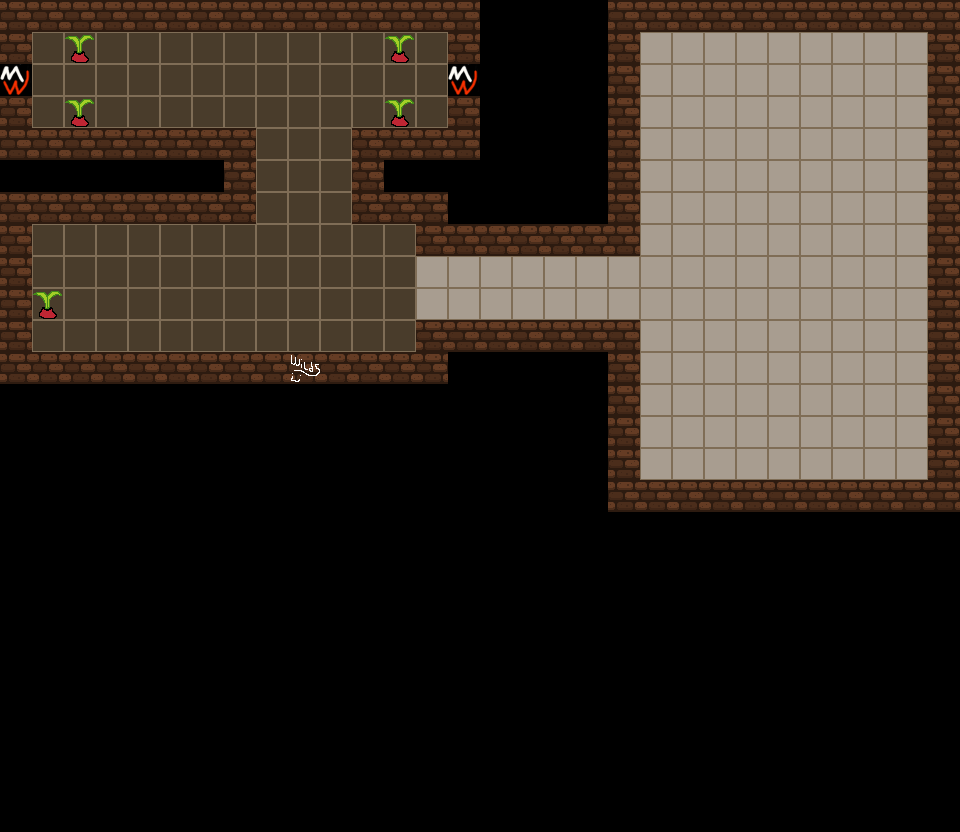

Tiled map render using the project's own tile images. Description and the whole map definition, tile-layer contents included, below:
An orthogonal 30x26 tile map with 32x32 px tiles, 3 tile layers (walls1, floor1, props), 2 tilesets and 18 objects (18x wall).

<map version="1.2" tiledversion="1.2.5" orientation="orthogonal" renderorder="right-down" width="30" height="26" tilewidth="32" tileheight="32" infinite="0" nextlayerid="17" nextobjectid="23">
 <properties>
  <property name="skyColor" type="color" value="#ff00aaff" />
 </properties>
 <tileset firstgid="1" name="basis" tilewidth="32" tileheight="32" tilecount="12" columns="4">
  <image source="../Tilesets/fps_tileset.png" width="128" height="96" />
 </tileset>
 <tileset firstgid="13" name="props" tilewidth="32" tileheight="32" tilecount="48" columns="8">
  <image source="../Tilesets/fps_props.png" width="256" height="192" />
  <tile id="3" type="Dungeon_Exit" />
 </tileset>
 <layer id="11" name="walls1" width="30" height="26">
  <data encoding="csv">
2,2,2,2,2,2,2,2,2,2,2,2,2,2,2,0,0,0,0,2,2,2,2,2,2,2,2,2,2,2,
2,0,0,0,0,0,0,0,0,0,0,0,0,0,2,0,0,0,0,2,0,0,0,0,0,0,0,0,0,2,
15,0,0,0,0,0,0,0,0,0,0,0,0,0,15,0,0,0,0,2,0,0,0,0,0,0,0,0,0,2,
2,0,0,0,0,0,0,0,0,0,0,0,0,0,2,0,0,0,0,2,0,0,0,0,0,0,0,0,0,2,
2,2,2,2,2,2,2,2,0,0,0,2,2,2,2,0,0,0,0,2,0,0,0,0,0,0,0,0,0,2,
0,0,0,0,0,0,0,2,0,0,0,2,0,0,0,0,0,0,0,2,0,0,0,0,0,0,0,0,0,2,
2,2,2,2,2,2,2,2,0,0,0,2,2,2,0,0,0,0,0,2,0,0,0,0,0,0,0,0,0,2,
2,0,0,0,0,0,0,0,0,0,0,0,0,2,2,2,2,2,2,2,0,0,0,0,0,0,0,0,0,2,
2,0,0,0,0,0,0,0,0,0,0,0,0,0,0,0,0,0,0,0,0,0,0,0,0,0,0,0,0,2,
2,0,0,0,0,0,0,0,0,0,0,0,0,0,0,0,0,0,0,0,0,0,0,0,0,0,0,0,0,2,
2,0,0,0,0,0,0,0,0,0,0,0,0,2,2,2,2,2,2,2,0,0,0,0,0,0,0,0,0,2,
2,2,2,2,2,2,2,2,2,3,2,2,2,2,0,0,0,0,0,2,0,0,0,0,0,0,0,0,0,2,
0,0,0,0,0,0,0,0,0,0,0,0,0,0,0,0,0,0,0,2,0,0,0,0,0,0,0,0,0,2,
0,0,0,0,0,0,0,0,0,0,0,0,0,0,0,0,0,0,0,2,0,0,0,0,0,0,0,0,0,2,
0,0,0,0,0,0,0,0,0,0,0,0,0,0,0,0,0,0,0,2,0,0,0,0,0,0,0,0,0,2,
0,0,0,0,0,0,0,0,0,0,0,0,0,0,0,0,0,0,0,2,2,2,2,2,2,2,2,2,2,2,
0,0,0,0,0,0,0,0,0,0,0,0,0,0,0,0,0,0,0,0,0,0,0,0,0,0,0,0,0,0,
0,0,0,0,0,0,0,0,0,0,0,0,0,0,0,0,0,0,0,0,0,0,0,0,0,0,0,0,0,0,
0,0,0,0,0,0,0,0,0,0,0,0,0,0,0,0,0,0,0,0,0,0,0,0,0,0,0,0,0,0,
0,0,0,0,0,0,0,0,0,0,0,0,0,0,0,0,0,0,0,0,0,0,0,0,0,0,0,0,0,0,
0,0,0,0,0,0,0,0,0,0,0,0,0,0,0,0,0,0,0,0,0,0,0,0,0,0,0,0,0,0,
0,0,0,0,0,0,0,0,0,0,0,0,0,0,0,0,0,0,0,0,0,0,0,0,0,0,0,0,0,0,
0,0,0,0,0,0,0,0,0,0,0,0,0,0,0,0,0,0,0,0,0,0,0,0,0,0,0,0,0,0,
0,0,0,0,0,0,0,0,0,0,0,0,0,0,0,0,0,0,0,0,0,0,0,0,0,0,0,0,0,0,
0,0,0,0,0,0,0,0,0,0,0,0,0,0,0,0,0,0,0,0,0,0,0,0,0,0,0,0,0,0,
0,0,0,0,0,0,0,0,0,0,0,0,0,0,0,0,0,0,0,0,0,0,0,0,0,0,0,0,0,0
</data>
 </layer>
 <layer id="12" name="floor1" width="30" height="26">
  <data encoding="csv">
0,0,0,0,0,0,0,0,0,0,0,0,0,0,0,0,0,0,0,0,0,0,0,0,0,0,0,0,0,0,
0,1,1,1,1,1,1,1,1,1,1,1,1,1,0,0,0,0,0,0,5,5,5,5,5,5,5,5,5,0,
0,1,1,1,1,1,1,1,1,1,1,1,1,1,0,0,0,0,0,0,5,5,5,5,5,5,5,5,5,0,
0,1,1,1,1,1,1,1,1,1,1,1,1,1,0,0,0,0,0,0,5,5,5,5,5,5,5,5,5,0,
0,0,0,0,0,0,0,0,1,1,1,0,0,0,0,0,0,0,0,0,5,5,5,5,5,5,5,5,5,0,
0,0,0,0,0,0,0,0,1,1,1,0,0,0,0,0,0,0,0,0,5,5,5,5,5,5,5,5,5,0,
0,0,0,0,0,0,0,0,1,1,1,0,0,0,0,0,0,0,0,0,5,5,5,5,5,5,5,5,5,0,
0,1,1,1,1,1,1,1,1,1,1,1,1,0,0,0,0,0,0,0,5,5,5,5,5,5,5,5,5,0,
0,1,1,1,1,1,1,1,1,1,1,1,1,5,5,5,5,5,5,5,5,5,5,5,5,5,5,5,5,0,
0,1,1,1,1,1,1,1,1,1,1,1,1,5,5,5,5,5,5,5,5,5,5,5,5,5,5,5,5,0,
0,1,1,1,1,1,1,1,1,1,1,1,1,0,0,0,0,0,0,0,5,5,5,5,5,5,5,5,5,0,
0,0,0,0,0,0,0,0,0,0,0,0,0,0,0,0,0,0,0,0,5,5,5,5,5,5,5,5,5,0,
0,0,0,0,0,0,0,0,0,0,0,0,0,0,0,0,0,0,0,0,5,5,5,5,5,5,5,5,5,0,
0,0,0,0,0,0,0,0,0,0,0,0,0,0,0,0,0,0,0,0,5,5,5,5,5,5,5,5,5,0,
0,0,0,0,0,0,0,0,0,0,0,0,0,0,0,0,0,0,0,0,5,5,5,5,5,5,5,5,5,0,
0,0,0,0,0,0,0,0,0,0,0,0,0,0,0,0,0,0,0,0,0,0,0,0,0,0,0,0,0,0,
0,0,0,0,0,0,0,0,0,0,0,0,0,0,0,0,0,0,0,0,0,0,0,0,0,0,0,0,0,0,
0,0,0,0,0,0,0,0,0,0,0,0,0,0,0,0,0,0,0,0,0,0,0,0,0,0,0,0,0,0,
0,0,0,0,0,0,0,0,0,0,0,0,0,0,0,0,0,0,0,0,0,0,0,0,0,0,0,0,0,0,
0,0,0,0,0,0,0,0,0,0,0,0,0,0,0,0,0,0,0,0,0,0,0,0,0,0,0,0,0,0,
0,0,0,0,0,0,0,0,0,0,0,0,0,0,0,0,0,0,0,0,0,0,0,0,0,0,0,0,0,0,
0,0,0,0,0,0,0,0,0,0,0,0,0,0,0,0,0,0,0,0,0,0,0,0,0,0,0,0,0,0,
0,0,0,0,0,0,0,0,0,0,0,0,0,0,0,0,0,0,0,0,0,0,0,0,0,0,0,0,0,0,
0,0,0,0,0,0,0,0,0,0,0,0,0,0,0,0,0,0,0,0,0,0,0,0,0,0,0,0,0,0,
0,0,0,0,0,0,0,0,0,0,0,0,0,0,0,0,0,0,0,0,0,0,0,0,0,0,0,0,0,0,
0,0,0,0,0,0,0,0,0,0,0,0,0,0,0,0,0,0,0,0,0,0,0,0,0,0,0,0,0,0
</data>
 </layer>
 <layer id="13" name="props" width="30" height="26">
  <data encoding="csv">
0,0,0,0,0,0,0,0,0,0,0,0,0,0,0,0,0,0,0,0,0,0,0,0,0,0,0,0,0,0,
0,0,13,0,0,0,0,0,0,0,0,0,13,0,0,0,0,0,0,0,0,0,0,0,0,0,0,0,0,0,
0,0,0,0,0,0,0,0,0,0,0,0,0,0,0,0,0,0,0,0,0,0,0,0,0,0,0,0,0,0,
0,0,13,0,0,0,0,0,0,0,0,0,13,0,0,0,0,0,0,0,0,0,0,0,0,0,0,0,0,0,
0,0,0,0,0,0,0,0,0,0,0,0,0,0,0,0,0,0,0,0,0,0,0,0,0,0,0,0,0,0,
0,0,0,0,0,0,0,0,0,0,0,0,0,0,0,0,0,0,0,0,0,0,0,0,0,0,0,0,0,0,
0,0,0,0,0,0,0,0,0,0,0,0,0,0,0,0,0,0,0,0,0,0,0,0,0,0,0,0,0,0,
0,0,0,0,0,0,0,0,0,0,0,0,0,0,0,0,0,0,0,0,0,0,0,0,0,0,0,0,0,0,
0,0,0,0,0,0,0,0,0,0,0,0,0,0,0,0,0,0,0,0,0,0,0,0,0,0,0,0,0,0,
0,13,0,0,0,0,0,0,0,0,0,0,0,0,0,0,0,0,0,0,0,0,0,0,0,0,0,0,0,0,
0,0,0,0,0,0,0,0,0,0,0,0,0,0,0,0,0,0,0,0,0,0,0,0,0,0,0,0,0,0,
0,0,0,0,0,0,0,0,0,0,0,0,0,0,0,0,0,0,0,0,0,0,0,0,0,0,0,0,0,0,
0,0,0,0,0,0,0,0,0,0,0,0,0,0,0,0,0,0,0,0,0,0,0,0,0,0,0,0,0,0,
0,0,0,0,0,0,0,0,0,0,0,0,0,0,0,0,0,0,0,0,0,0,0,0,0,0,0,0,0,0,
0,0,0,0,0,0,0,0,0,0,0,0,0,0,0,0,0,0,0,0,0,0,0,0,0,0,0,0,0,0,
0,0,0,0,0,0,0,0,0,0,0,0,0,0,0,0,0,0,0,0,0,0,0,0,0,0,0,0,0,0,
0,0,0,0,0,0,0,0,0,0,0,0,0,0,0,0,0,0,0,0,0,0,0,0,0,0,0,0,0,0,
0,0,0,0,0,0,0,0,0,0,0,0,0,0,0,0,0,0,0,0,0,0,0,0,0,0,0,0,0,0,
0,0,0,0,0,0,0,0,0,0,0,0,0,0,0,0,0,0,0,0,0,0,0,0,0,0,0,0,0,0,
0,0,0,0,0,0,0,0,0,0,0,0,0,0,0,0,0,0,0,0,0,0,0,0,0,0,0,0,0,0,
0,0,0,0,0,0,0,0,0,0,0,0,0,0,0,0,0,0,0,0,0,0,0,0,0,0,0,0,0,0,
0,0,0,0,0,0,0,0,0,0,0,0,0,0,0,0,0,0,0,0,0,0,0,0,0,0,0,0,0,0,
0,0,0,0,0,0,0,0,0,0,0,0,0,0,0,0,0,0,0,0,0,0,0,0,0,0,0,0,0,0,
0,0,0,0,0,0,0,0,0,0,0,0,0,0,0,0,0,0,0,0,0,0,0,0,0,0,0,0,0,0,
0,0,0,0,0,0,0,0,0,0,0,0,0,0,0,0,0,0,0,0,0,0,0,0,0,0,0,0,0,0,
0,0,0,0,0,0,0,0,0,0,0,0,0,0,0,0,0,0,0,0,0,0,0,0,0,0,0,0,0,0
</data>
 </layer>
 <objectgroup id="15" name="collision">
  <object id="3" type="wall" x="0" y="0" width="480" height="32" />
  <object id="6" type="wall" x="0" y="128" width="256" height="32" />
  <object id="7" type="wall" x="352" y="128" width="128" height="32" />
  <object id="8" type="wall" x="0" y="32" width="32" height="96" />
  <object id="9" type="wall" x="448" y="32" width="32" height="96" />
  <object id="10" type="wall" x="224" y="160" width="32" height="32" />
  <object id="11" type="wall" x="0" y="192" width="256" height="32" />
  <object id="12" type="wall" x="0" y="224" width="32" height="160" />
  <object id="13" type="wall" x="32" y="352" width="416" height="32" />
  <object id="14" type="wall" x="352" y="160" width="32" height="64" />
  <object id="15" type="wall" x="384" y="192" width="64" height="32" />
  <object id="16" type="wall" x="416" y="224" width="224" height="32" />
  <object id="17" type="wall" x="416" y="320" width="224" height="32" />
  <object id="18" type="wall" x="608" y="0" width="32" height="224" />
  <object id="19" type="wall" x="608" y="352" width="32" height="160" />
  <object id="20" type="wall" x="640" y="480" width="320" height="32" />
  <object id="21" type="wall" x="928" y="0" width="32" height="480" />
  <object id="22" type="wall" x="640" y="0" width="288" height="32" />
 </objectgroup>
</map>